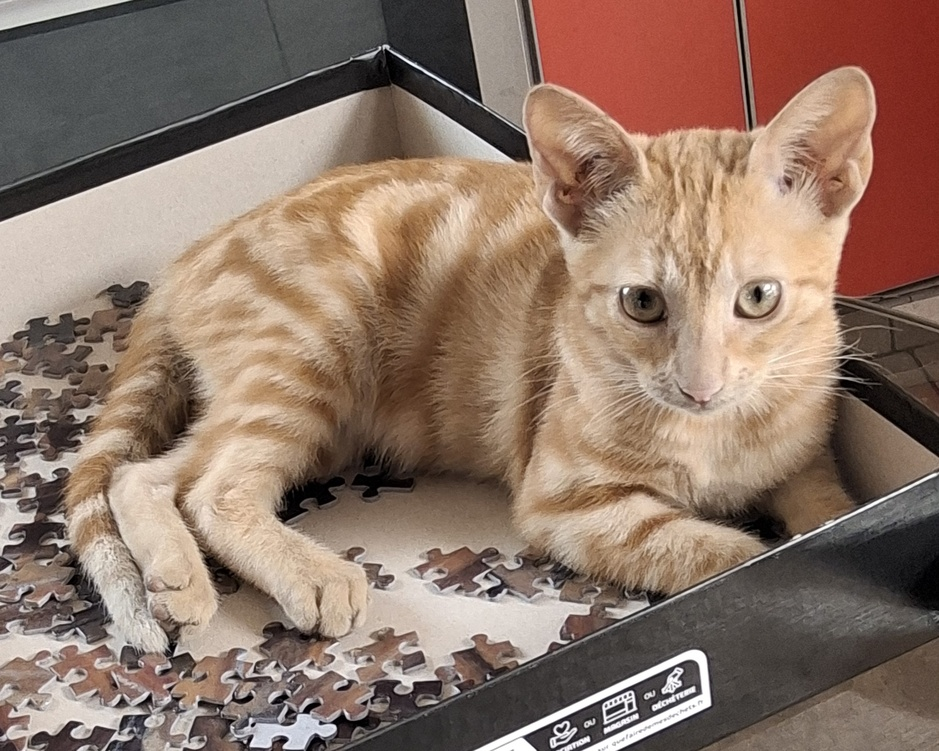
#> input picture Lab02_Complementario_Poetry/data/imagen_test.jpg, 939 x 751 px, shrunk from 2220 x 1776 before the run, found by its file name
$ python main.py
#> lines starting #> are read from the running program, lines starting #| are printed output that depends on the picture
### Lab02_Complementario_Poetry/src/image_processing/loader.py
import cv2

def cargar_imagen(ruta: str):
    """Carga una imagen desde la ruta indicada."""
#> called with ruta = 'data/imagen_test.jpg'
    return cv2.imread(ruta)
#> returned value is the input picture: shape (751, 939, 3); mean B, G, R 104.9, 118.9, 142.4

### Lab02_Complementario_Poetry/src/image_processing/transform.py
import cv2

def convertir_grises(imagen):
    """Convierte una imagen BGR a escala de grises."""
    return cv2.cvtColor(imagen, cv2.COLOR_BGR2GRAY)
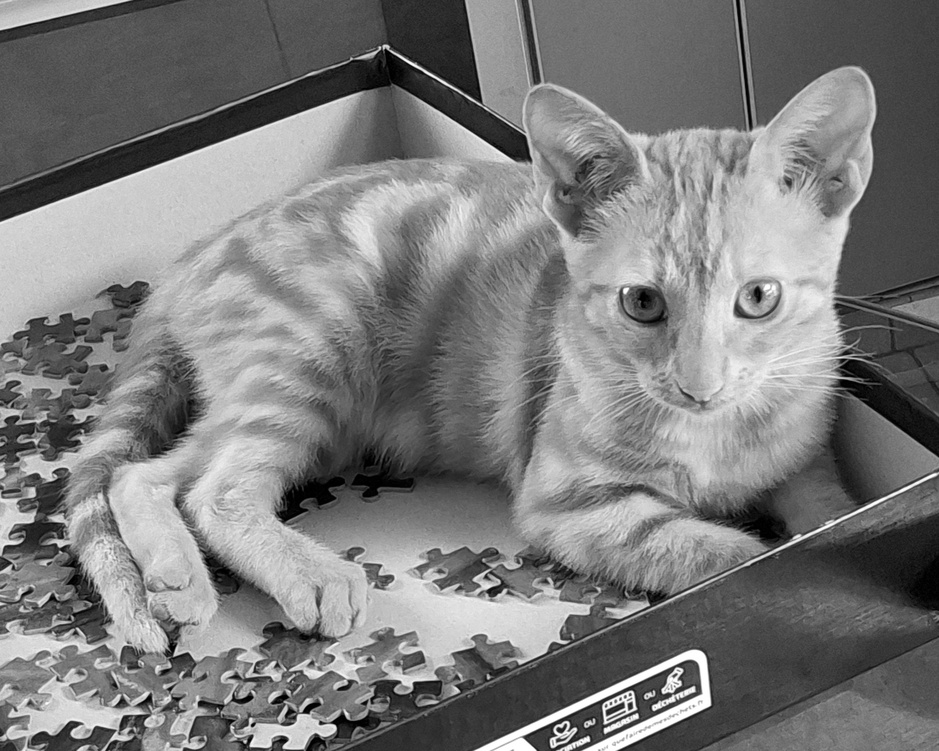
#> returned value: shape (751, 939); min 0, max 255, mean 124.4

def ajustar_brillo(imagen, alpha: float = 1.2, beta: int = 30):
    """Ajusta contraste y brillo."""
#> called with alpha = 1.2, beta = 30
    return cv2.convertScaleAbs(imagen, alpha=alpha, beta=beta)
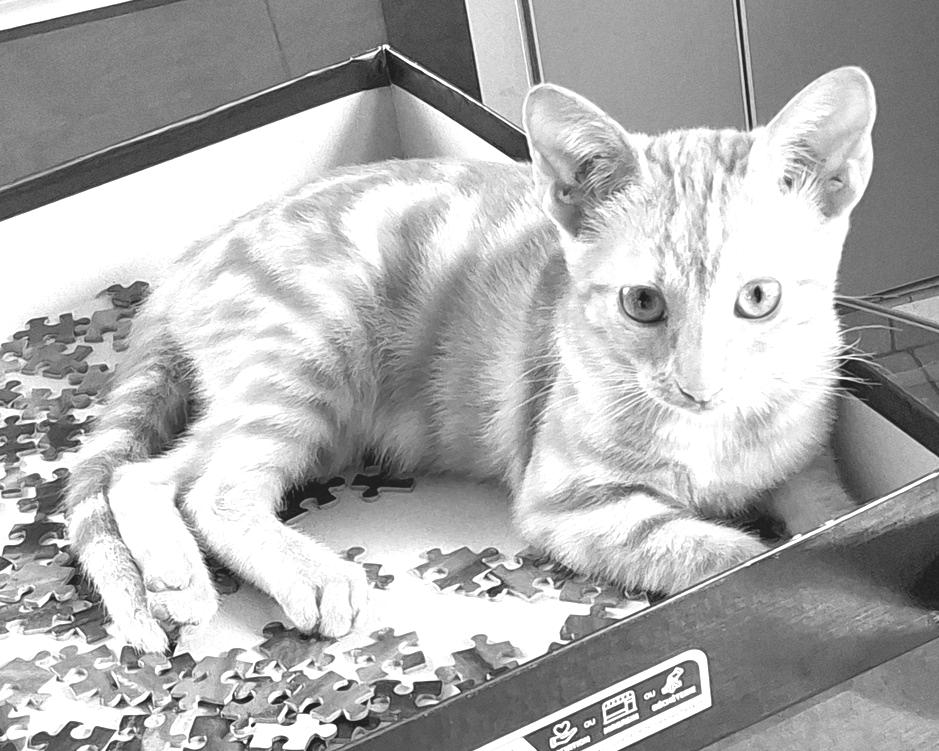
#> returned value: shape (751, 939); min 30, max 255, mean 175.1

### Lab02_Complementario_Poetry/src/image_processing/main.py
from pathlib import Path

import cv2
import matplotlib.pyplot as plt

from src.image_processing.loader import cargar_imagen
from src.image_processing.transform import convertir_grises, ajustar_brillo

def main():
    ruta = Path("data/imagen_test.jpg")
    imagen = cargar_imagen(str(ruta))

    if imagen is None:
        raise FileNotFoundError("No se pudo cargar la imagen.")

    imagen_rgb = cv2.cvtColor(imagen, cv2.COLOR_BGR2RGB)
    gris = convertir_grises(imagen)
    brillo = ajustar_brillo(gris, alpha=1.2, beta=30)

    plt.figure(figsize=(10, 4))

    plt.subplot(1, 3, 1)
    plt.imshow(imagen_rgb)
    plt.title("Original")
    plt.axis("off")

    plt.subplot(1, 3, 2)
    plt.imshow(gris, cmap="gray")
    plt.title("Grises")
    plt.axis("off")

    plt.subplot(1, 3, 3)
    plt.imshow(brillo, cmap="gray")
    plt.title("Brillo ajustado")
    plt.axis("off")

    plt.tight_layout()
    plt.show()
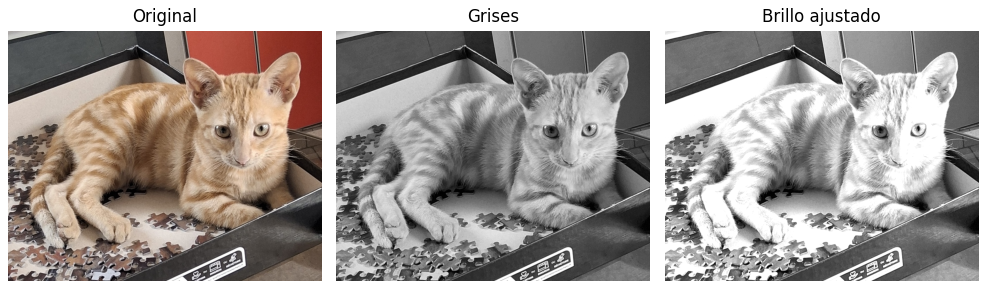
#> figure drawn by matplotlib, 3 panels


if __name__ == "__main__":
    main()
